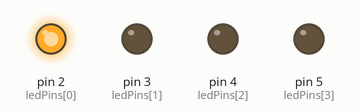
This sketch was run on a simulated Arduino Uno, built with avr-gcc and run on an emulated ATmega328P. On the bench: output pins drawn as LEDs (lit = HIGH).

Above: at 0.2 s.
At 1.2 s:
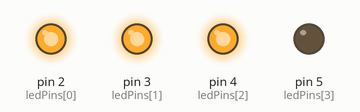
At 1.7 s:
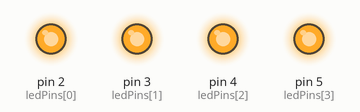
At 2.2 s:
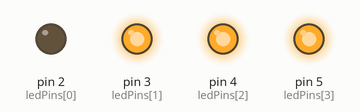
At 3.2 s:
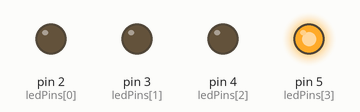
At 4.7 s:
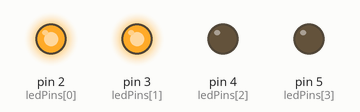
Timing chart, 0 to 5.2 s (numbered marks = the images above):
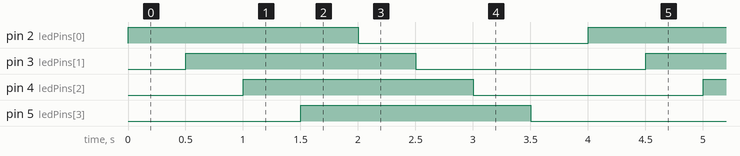

The sketch:

LED2.ino
```cpp
// Mendefinisikan pin LED
const int ledPins[] = {2, 3, 4, 5};
const int numLeds = sizeof(ledPins) / sizeof(ledPins[0]);

void setup() {
  // Mengatur semua pin sebagai output
  for (int i = 0; i < numLeds; i++) {
    pinMode(ledPins[i], OUTPUT);
  }
}

void loop() {
  // Menghidupkan semua LED secara berurutan
  for (int i = 0; i < numLeds; i++) {
    digitalWrite(ledPins[i], HIGH);
    delay(500); // Delay setengah detik
  }

  // Mematikan semua LED secara berurutan
  for (int i = 0; i < numLeds; i++) {
    digitalWrite(ledPins[i], LOW);
    delay(500); // Delay setengah detik
  }
}
```

Measured:
- by itself, pin 2 (ledPins[0]), pin 3 (ledPins[1]), pin 4 (ledPins[2]), pin 5 (ledPins[3]): alternates HIGH for 2.0 s and LOW for 2.0 s
- by itself, everything shown: repeats every 4.0 s, in 8 steps
